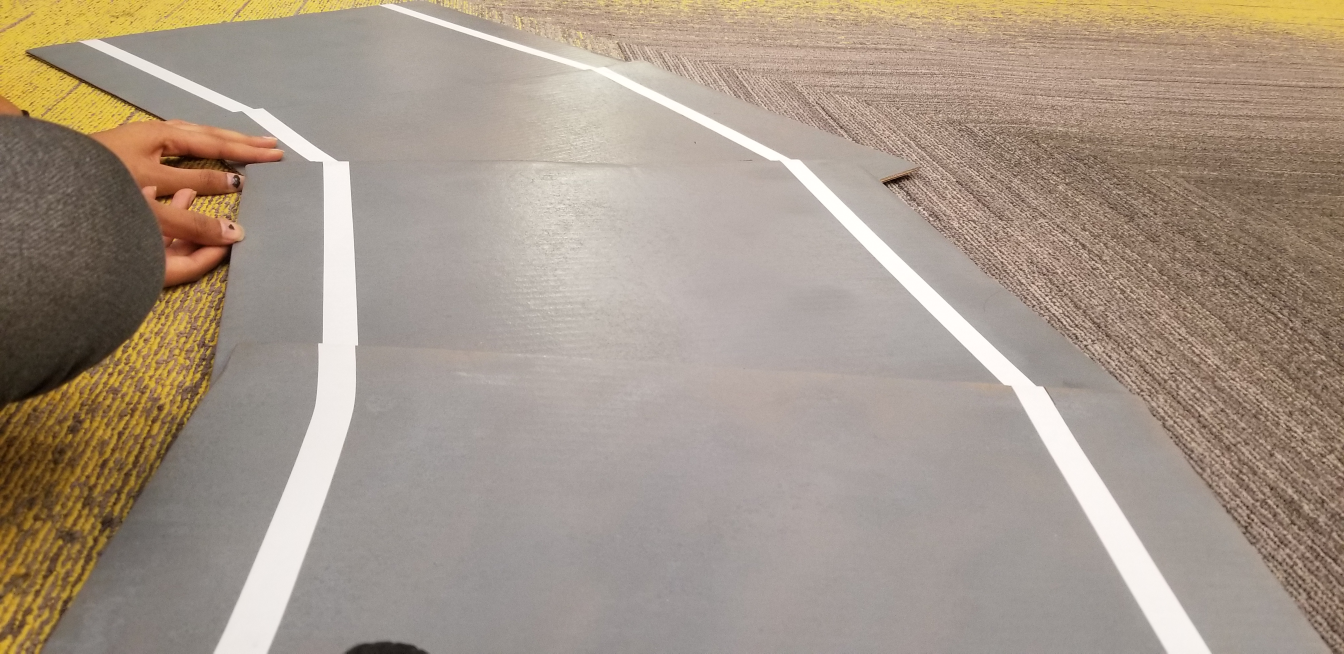
#> input picture Image_Processing/realTest1.jpg, 4032 x 1960 px (shown at 1/3 size)
$ python -i FinalLaneDetection.py   (imports and definitions only)
#> lines starting #> are read from the running program, lines starting #| are printed output that depends on the picture; after the words box and inside, x2 and y2 are one past the last pixel; in counts of white or black regions, pixels touching at a corner belong together
#Author: Ethan Chan, 5/3/2020
#This program is used to test the Lane Detection Algorithm, please refer to the README for more detail

import cv2
import numpy as np
import sys
from statsmodels.tsa.holtwinters import ExponentialSmoothing

#Values for Center Line
x = 640 #number for the center point x-axis of the frame
y = 360 #number for the center point y-axis of the frame
center_point = []
# [1 line not run here, left out]
filtered_x = 640 #number for take the Exponential filter

#Threshold Values for Gaussian Blur and Edge Detection
kernalSize = (5,5) #Kernal size threshold for Gaussian blur
sigma = 0 #Sigma threshold for Gaussian blur
lowerRangeED = 200 #Lower range for Edge Detection
upperRangeED = 240 #Upper range for Edge Detection

#Threshold Values for HoughLinesP Transform
rho = 2 #Distance precision in pixel
angle = np.pi / 180 #Angular precision in radian
min_threshold = 100 #Number of votes needed to be considered a line segment
minLineLength = 100 #Minimum length of the line segment in pixels
maxLineGap = 50 #Maximum in pixels that two line segments that can be separated and still be considered a single line segment

boundary = 1 / 3 #Number for what part of the frame you want to focus on

alpha = 0.8 #Alpha value for Exponential filter

#RGB values for the lines that are displayed
distance_color = (255, 0, 0) #Blue
center_color = (255, 255, 0) #Green
line_color = (0, 255, 0) #Green
point_color = (0, 0, 255) #Red
line_width = 10 #Line thickness

#Function that will take a given image: grayscale the image, apply Gaussian Blur, and apply edge detection
def detect_edges(lane_image, kernalSize, sigma, lowerRangeED, upperRangeED):
	gray = cv2.cvtColor(lane_image, cv2.COLOR_RGB2GRAY)
	blur = cv2.GaussianBlur(gray,kernalSize,sigma)
	canny = cv2.Canny(blur, lowerRangeED, upperRangeED)
	return canny

#Function that given an image will isolate a region of interest to apply the rest of the filters to
def region_of_interest(canny):
	height, width = canny.shape
	mask = np.zeros_like(canny)
	polygon = np.array([[
		(0, height*1/2),
		(width, height*1/2),
		(width, height),
		(0, height),
		]], np.int32)
	cv2.fillPoly(mask, polygon, 255)
	cropped_edges = cv2.bitwise_and(canny, mask)
	return cropped_edges

#Function that given the thresholds for HoughLinesP will aply the HoughLines Transform on an image to detect straight lines
def detect_line_segments(cropped_edges, rho, angle, min_threshold, minLineLength, maxLineGap):
    line_segments = cv2.HoughLinesP(cropped_edges, rho, angle, min_threshold, np.array([]), minLineLength, maxLineGap)
    return line_segments

#Function that takes many small line segments with their endpoints and combine them ino two lines
def average_slope_intercept(frame, line_segments, boundary):
    lane_lines = []
    center_line = []
    global center_point
    distance_line = []
    if line_segments is None:
        return lane_lines

    height, width, _ = frame.shape
    left_fit = []
    right_fit = []

    left_region_boundary = width * (1 - boundary)
    right_region_boundary = width * boundary

    for line_segment in line_segments:
        for x1, y1, x2, y2 in line_segment:
            if x1 == x2:
                continue
            fit = np.polyfit((x1, x2), (y1, y2), 1)
            slope = fit[0]
            intercept = fit[1]
            if slope < 0:
                if x1 < left_region_boundary and x2 < left_region_boundary:
                    left_fit.append((slope, intercept))
            else:
                if x1 > right_region_boundary and x2 > right_region_boundary:
                    right_fit.append((slope, intercept))

    left_fit_average = np.average(left_fit, axis=0)
    right_fit_average = np.average(right_fit, axis=0)

    center_line.append(center_lineMake(frame))

    if len(left_fit) > 0 and len(right_fit) > 0:
    	center_point = []
    	lane_lines.append(make_points(frame, left_fit_average))
    	lane_lines.append(make_points(frame, right_fit_average))
    	center_point.append(midpoints(lane_lines))

    if len(left_fit) > 0 and len(right_fit) <= 0:
    	center_point = []
    	lane_lines.append(make_points(frame, left_fit_average))
    	lane_lines.append(right_line(frame, left_fit_average))
    	center_point.append(midpoints(lane_lines))

    if len(right_fit) > 0 and len(left_fit) <= 0:
    	center_point = []
    	lane_lines.append(make_points(frame, right_fit_average))
    	lane_lines.append(left_line(frame, right_fit_average))
    	center_point.append(midpoints(lane_lines))

    distance_line.append(distance_lineMake(frame, center_point))
    return lane_lines, center_point, center_line, distance_line

#Helper function that given the center point will create a distance line from the center point to the center frame line
def distance_lineMake(frame, center_point):
	height, width, _ = frame.shape
	y1 = center_point[0][0][1]
	y2 = center_point[0][0][1]
	x1 = center_point[0][0][0]
	x2 = int(width*1/2)
	print(x2 - x1)
	return [[x1, y1, x2, y2]]

#Helper function that given an image will produce a line on the center of the frame
def center_lineMake(frame):
	height, width, _ = frame.shape
	y1 = 0
	y2 = height
	x1 = int(width*1/2)
	x2 = int(width*1/2)
	return [[x1, y1, x2, y2]]

#Helper function that given an image will produce a left line when there is no left line in the frame
def left_line(frame, opposite_line):
	height, width, _ = frame.shape
	slope, intercept = opposite_line
	y1 = height
	y2 = int(y1 * 1 / 2)
	x1 = 0
	x2 = 0
	return [[x1, y1, x2, y2]]

#Helper function that given an image will produce a right line when there is no right line in the frame
def right_line(frame, opposite_line):
	height, width, _ = frame.shape
	slope, intercept = opposite_line
	y1 = height
	y2 = int(y1 * 1 / 2)
	x1 = width-1
	x2 = width-1
	return [[x1, y1, x2, y2]]

#Helper function that takes line slopes and intercepts and return endpoints of the line segment
def make_points(frame, line):
    height, width, _ = frame.shape
    slope, intercept = line
    y1 = height
    y2 = int(y1 * 1 / 2)
    x1 = max(-width, min(2 * width, int((y1 - intercept) / slope)))
    x2 = max(-width, min(2 * width, int((y2 - intercept) / slope)))
    return [[x1, y1, x2, y2]]

#Helper function that takes the endpoints of the line segments and create a midpoint
def midpoints(lane_lines):
	lane_lines = lane_lines
	Lx = lane_lines[0][0][2]
	Ly = lane_lines[0][0][3]
	Rx = lane_lines[1][0][2]
	Ry = lane_lines[1][0][3]
	Cx = int((Lx + Rx)/2)
	Cy = int((Ly + Ry)/2)
	global filtered_x
	filtered_x = exponential_filter(filtered_x, Cx, 0.8)
	Cx = int(filtered_x)
	return [[Cx, Cy]]

#Function that makes a Moving Mean Average using center point, previous point and an alpha value
def midpointAverage(center_point, previous_point, alpha):
	a = alpha
	x0 = previous_point[0][0][0]
	y0 = previous_point[0][0][1]
	midpoint = center_point[0][0][0]
	xky = center_point[0][0][1]
	ykx = a*x0+(1-a)*xkx
	yky = a*y0+(1-a)*xky
	return [[ykx, yky]]

#Function that makes an Exponential Filter given a filtered x, x, and alpha value
def exponential_filter(filtered_x, x, alpha):
	filtered_x = alpha*x + (1-alpha)*filtered_x
	return filtered_x

#Master function that runs all the other functions
def detect_lane(frame):
    edges = detect_edges(frame, kernalSize, sigma, lowerRangeED, upperRangeED)
    cropped_edges = region_of_interest(edges)
    line_segments = detect_line_segments(cropped_edges, rho, angle, min_threshold, minLineLength, maxLineGap)
    lane_lines, center_point, center_line, distance_line = average_slope_intercept(frame, line_segments, boundary)
    lane_lines_image = display_lines(frame, lane_lines, center_point, center_line, distance_line, distance_color, center_color, line_color, point_color, line_width)
    return lane_lines_image

#Helper function that given all the lines and points and display with with the line function
def display_lines(frame, lines, points, center_line, distance_line, distance_color, center_color, line_color, point_color, line_width):
    line_image = np.zeros_like(frame)
    for point in points:
        for Cx, Cy in point:
        	cv2.circle(line_image, (Cx, Cy), 20, point_color, line_width)
    for line in center_line:
        for x1, y1, x2, y2 in line:
        	cv2.line(line_image, (x1, y1), (x2, y2), distance_color, 10)
    for line in distance_line:
    	for x1, y1, x2, y2 in line:
    		cv2.line(line_image, (x1, y1), (x2, y2), distance_color, 10)
    if lines is not None:
        for line in lines:
            for x1, y1, x2, y2 in line:
                cv2.line(line_image, (x1, y1), (x2, y2), line_color, line_width)
    line_image = cv2.addWeighted(frame, 0.9, line_image, 1, 1)
    return line_image

#Function that you run when you give it an "image" input
def image(image):
#> called with image = 'Image_Processing/realTest1.jpg'
	frame = cv2.imread(image)
#> frame is the input picture: shape (1960, 4032, 3); mean B, G, R 137.2, 151.3, 165.6
	lane_image = np.copy(frame)
	small = cv2.resize(lane_image, (0,0), fx = 0.4, fy = 0.4)
	edges = detect_lane(small)
#> in detect_edges, `gray = cv2.cvtColor(lane_image, cv2.COLOR_RGB2GRAY)`:
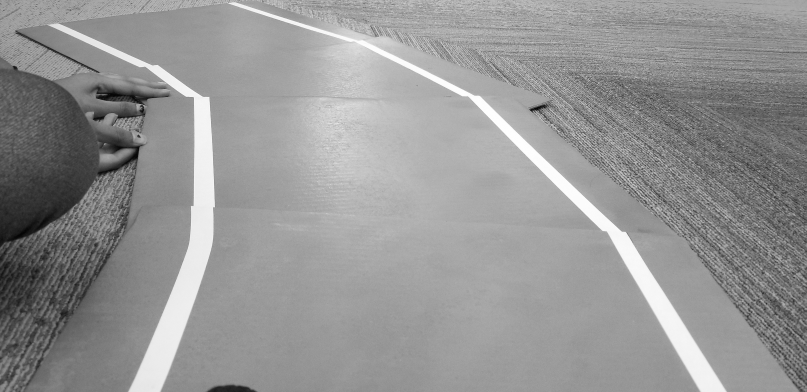
#> gray: shape (784, 1613) (shown at 1/2 size); min 2, max 254, mean 148.7
#> in detect_edges, `canny = cv2.Canny(blur, lowerRangeED, upperRangeED)`:
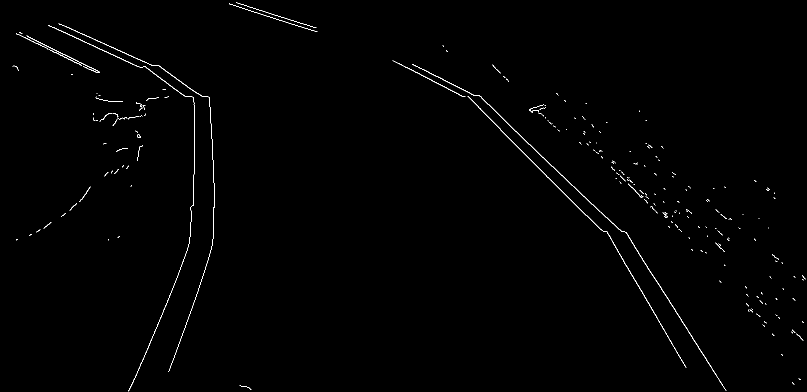
#> canny: shape (784, 1613) (shown at 1/2 size); 0.57% white in thin lines or dots
#> in region_of_interest, `cv2.fillPoly(mask, polygon, 255)`:
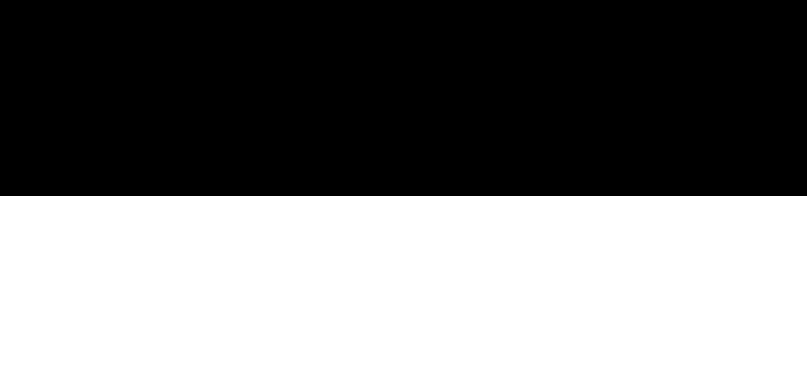
#> mask: shape (784, 1613) (shown at 1/2 size); 50% white; 1 white region, box (x1, y1, x2, y2) and area: (0, 392, 1613, 784) 632296
#> in region_of_interest, `cropped_edges = cv2.bitwise_and(canny, mask)`:
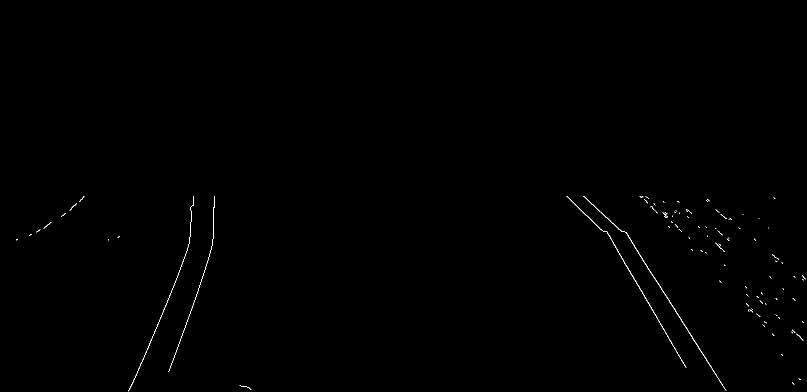
#> cropped_edges: shape (784, 1613) (shown at 1/2 size); 0.22% white in thin lines or dots, all inside (x1, y1, x2, y2) = (32, 392, 1611, 783)
#> in detect_line_segments, `line_segments = cv2.HoughLinesP(cropped_edges, rho, angle, min_thresho..`: line_segments = [[1252, 464, 1400, 701], [1291, 595, 1372, 735], [1213, 463, 1340, 682], [261, 774, 354, 555], [355, 697, 419, 510], [1282, 515, 1389, 681], [1214, 463, 1371, 734]]
#> the loop in average_slope_intercept, `for line_segment in line_segments:` made 7 passes
#> after the loop in average_slope_intercept, `for line_segment in line_segments:`: left_fit = [(-2.35, 1388.6), (-2.92, 1734.3)]; right_fit = [(1.6, -1540.9), (1.73, -1636.4), (1.72, -1628.7), (1.55, -1473.9), (1.73, -1632.5)]
#> in average_slope_intercept, `left_fit_average = np.average(left_fit, axis=0)`: left_fit_average = [-2.64, 1561.4]
#> in average_slope_intercept, `right_fit_average = np.average(right_fit, axis=0)`: right_fit_average = [1.67, -1582.5]
#> in make_points, `slope, intercept = line`: slope = -2.64; intercept = 1561.4
#> in make_points, `x1 = max(-width, min(2 * width, int((y1 - intercept) / slope)))`: x1 = 294
#> in make_points, `x2 = max(-width, min(2 * width, int((y2 - intercept) / slope)))`: x2 = 443
#> in midpoints, `lane_lines = lane_lines`: lane_lines = [[[294, 784, 443, 392]], [[1420, 784, 1184, 392]]]
#> in midpoints, `Lx = lane_lines[0][0][2]`: Lx = 443
#> in midpoints, `Ly = lane_lines[0][0][3]`: Ly = 392
#> in midpoints, `Rx = lane_lines[1][0][2]`: Rx = 1184
#> in midpoints, `Ry = lane_lines[1][0][3]`: Ry = 392
#> in midpoints, `Cx = int((Lx + Rx)/2)`: Cx = 813
#> in midpoints, `Cy = int((Ly + Ry)/2)`: Cy = 392
#> in exponential_filter, `filtered_x = alpha*x + (1-alpha)*filtered_x`: filtered_x = 778.4
#> in midpoints, `Cx = int(filtered_x)`: Cx = 778
#> in distance_lineMake, `y1 = center_point[0][0][1]`: y1 = 392
#> in distance_lineMake, `x1 = center_point[0][0][0]`: x1 = 778
#| 28
#> in detect_lane, `lane_lines, center_point, center_line, distance_line = average_slope_i..`: lane_lines = [[[294, 784, 443, 392]], [[1420, 784, 1184, 392]]]; center_point = [[[778, 392]]]; center_line = [[[806, 0, 806, 784]]]; distance_line = [[[778, 392, 806, 392]]]
#> the loop in display_lines, `for point in points:` made 1 pass
#> the loop in display_lines, `for line in center_line:` made 1 pass
#> after the loop in display_lines, `for line in center_line:`:
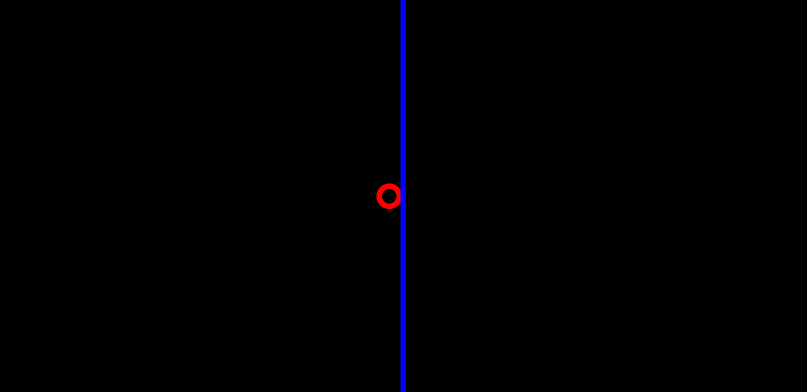
#> line_image: shape (784, 1613, 3) (shown at 1/2 size); mean of channels 0, 1, 2 1.7, 0, 0.3; drawn as B, G, R
#> the loop in display_lines, `for line in distance_line:` made 1 pass
#> after the loop in display_lines, `for line in distance_line:`: line_image: shape (784, 1613, 3); 0.02% of pixels changed, all inside (x1, y1, x2, y2) = (773, 387, 801, 398)
#> the loop in display_lines, `for line in lines:` made 2 passes
#> after the loop in display_lines, `for line in lines:`:
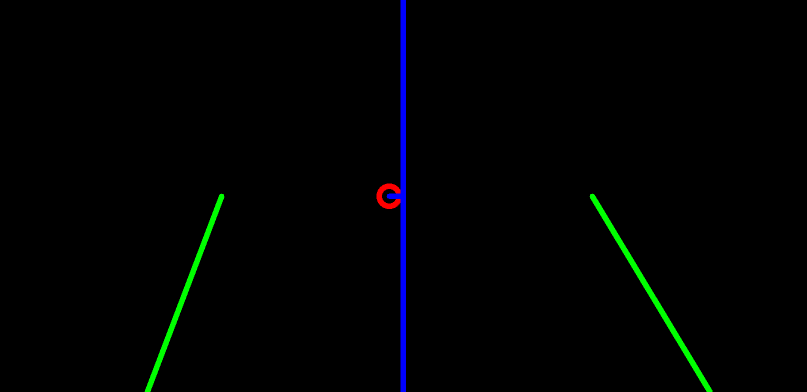
#> line_image: shape (784, 1613, 3) (shown at 1/2 size); mean of channels 0, 1, 2 1.8, 2, 0.3; drawn as B, G, R
#> in display_lines, `line_image = cv2.addWeighted(frame, 0.9, line_image, 1, 1)`:
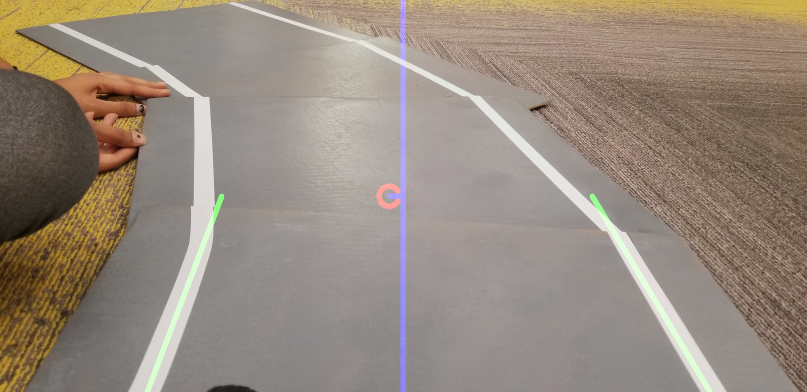
#> line_image: shape (784, 1613, 3) (shown at 1/2 size); mean B, G, R 125.2, 137.4, 150.1
	cv2.imshow('test', edges)
	cv2.waitKey(1)

#Function that you run when you give it a "video" input
def video(video):
	cap = cv2.VideoCapture(video)
	while(cap.isOpened()):
		_, frame = cap.read()
		#Below is a function to flip the video input if it's flipped
		#frame = cv2.flip(frame, 0)
		detected = detect_lane(frame)
		cv2.imshow('result', detected)
		cv2.waitKey(1)

# [7 lines not run here, left out]

>>> result = image('Image_Processing/realTest1.jpg')
